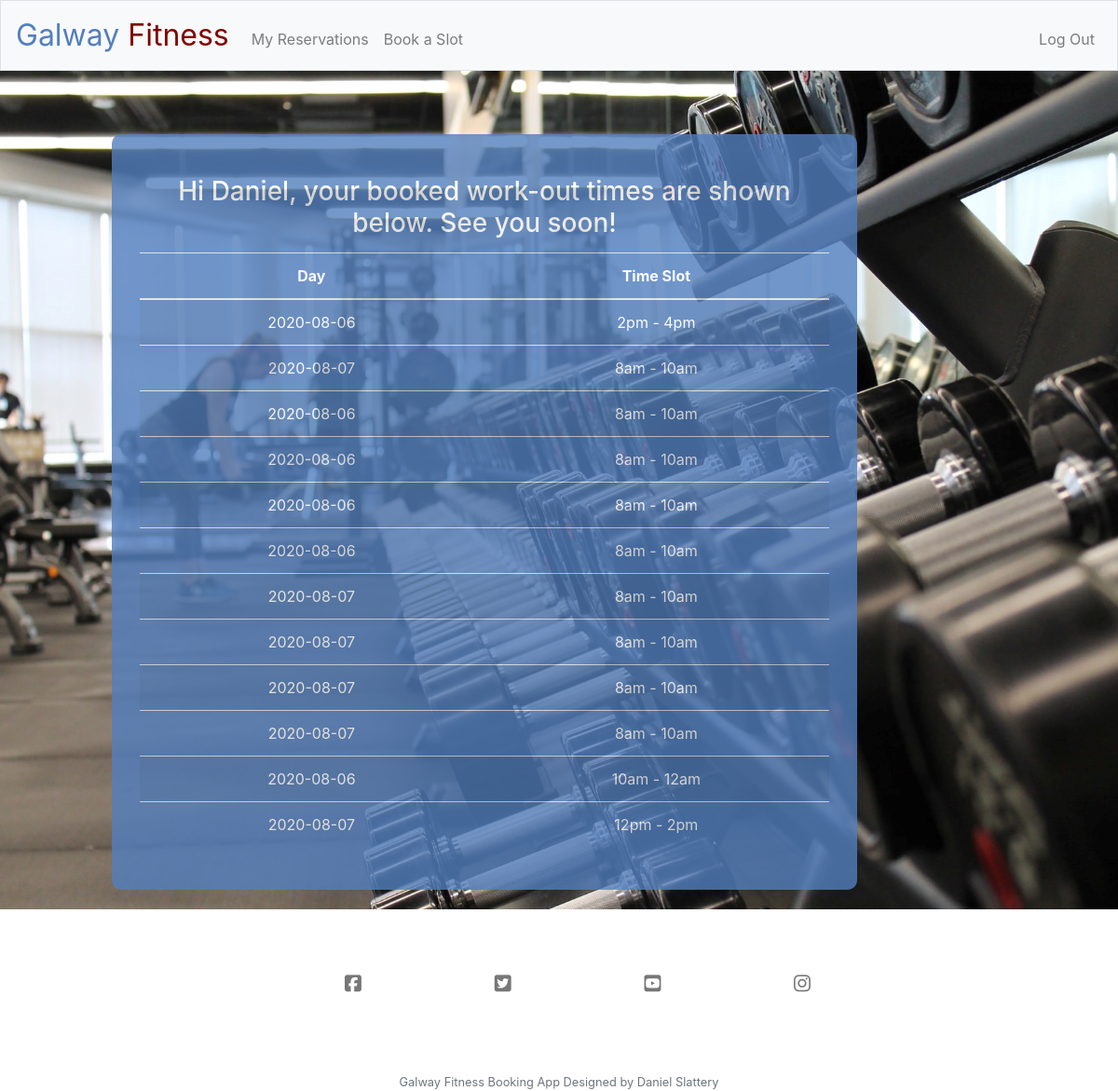
The page /reservations (signed in) on the database its author committed.
### tables this page shows
CREATE TABLE 'users' ('id' INTEGER PRIMARY KEY AUTOINCREMENT NOT NULL, 'username' TEXT NOT NULL, 'hash' TEXT NOT NULL);

CREATE TABLE 'timeslots' ('user_id' INT,'slot_id' text, 'date' date);

### application.py (the view)
@app.route("/reservations", methods=["GET", "POST"])
@login_required
def bookings():
    id = session["user_id"]
    usernames = db.execute("SELECT username FROM users WHERE id = :id", id=id)
    name = usernames[0]["username"]
    bookings = db.execute("SELECT * FROM timeslots WHERE user_id = :id", id=id)
    if not bookings:
        flash("You do not have any appointments!")
    return render_template("reservations.html", bookings=bookings, name=name)

### application.py (called while the page is built)
@app.after_request
def after_request(response):
    response.headers["Cache-Control"] = "no-cache, no-store, must-revalidate"
    response.headers["Expires"] = 0
    response.headers["Pragma"] = "no-cache"
    return response

### helpers.py (called while the page is built)
def login_required(f):
    @wraps(f)
    def decorated_function(*args, **kwargs):
        if session.get("user_id") is None:
            return redirect("/login")
        return f(*args, **kwargs)
    return decorated_function

### templates/reservations.html (shortened to what this page needs)
{% extends "layout.html" %}
{% block main %}
    <section class="book_main_body">
    <h3>Hi {{ name }}, your booked work-out times are shown below. See you soon!</h3>
    <table class="table table-striped">
        <thead>
            <tr>
                <th>Day</th>
                <th>Time Slot</th>
            </tr>
        </thead>
        <tbody>
            {% for booking in bookings %}
                <tr>
                    <td name="date">{{ booking["date"] }}</td>
                    <td name="time">{{ booking["slot_id"] }}</td>
                </tr>
            {% endfor %}
        </tbody>
    </table>
    </section>
{% endblock %}

### templates/layout.html (shortened to what this page needs)
<!DOCTYPE html>
<html lang="en">
    <head>
        <link href="https://maxcdn.bootstrapcdn.com/bootstrap/4.1.3/css/bootstrap.min.css" rel="stylesheet">
        <link href="/static/styles.css" rel="stylesheet">
    </head>
    <body>
        <nav class="navbar navbar-expand-md navbar-light bg-light border">
            <a class="navbar-brand" href="/"><span class="blue">Galway</span><span class="maroon"> Fitness</span></a>
            <div class="collapse navbar-collapse" id="navbar">
                {% if session.user_id %}
                    <ul class="navbar-nav mr-auto mt-2">
                        <li class="nav-item"><a class="nav-link" href="/reservations">My Reservations</a></li>
                        <li class="nav-item"><a class="nav-link" href="/book">Book a Slot</a></li>
                    </ul>
                    <ul class="navbar-nav ml-auto mt-2">
                        <li class="nav-item"><a class="nav-link" href="/logout">Log Out</a></li>
                    </ul>
                {% else %}
                    <ul class="navbar-nav ml-auto mt-2">
                        <li class="nav-item"><a class="nav-link" href="/register">Register</a></li>
                        <li class="nav-item"><a class="nav-link" href="/login">Log In</a></li>
                    </ul>
                {% endif %}
            </div>
        </nav>
        <div class="form-section">
        <main class="container p-5">
            {% block main %}{% endblock %}
        </main>
        </div>
        <footer class="small text-center text-muted">
          <ul class="social-networks">
            <li><a href="https://www.facebook.com" target="_blank"><i class="fab fa-facebook-square"></i></a></li>
            <li><a href="https://www.twitter.com" target="_blank"><i class="fab fa-twitter-square"></i></a></li>
            <li><a href="https://www.youtube.com" target="_blank"><i class="fab fa-youtube-square"></i></a></li>
            <li><a href="https://www.instagram.com" target="_blank"><i class="fab fa-instagram"></i></a></li>
          </ul>
            Galway Fitness Booking App Designed by Daniel Slattery
        </footer>
    </body>
</html>

### static/styles.css (style rules this page uses)
nav .navbar-brand { font-size: xx-large; }
nav .navbar-brand .blue { color: #537fbe; }
nav .navbar-brand .maroon { color: maroon; }
main { overflow-x: auto; text-align: center; }
.social-networks { text-align: center; }
.social-networks li { display:inline; }
.social-networks i { font-size: 160%; margin: 1%; padding: 5%; color: #777777; }
.form-section { clear: left; background: url("gym6.jpg"); background-size: cover; background-position: center; height: 900px; }
.book_main_body { margin-top: 20px; color: #fff; background-color: #537fbe; opacity: 0.8; max-width: 800px; position: absolute; left: 10%; padding: 30px; border-radius: 10px; }
.book_main_body h3 { margin: 15px; }

### rows shown on the page
users: username "Daniel"
timeslots: date "2020-08-06", slot_id "2pm - 4pm"
timeslots: date "2020-08-07", slot_id "8am - 10am"
timeslots: date "2020-08-06", slot_id "8am - 10am"
timeslots: date "2020-08-06", slot_id "8am - 10am"
timeslots: date "2020-08-06", slot_id "8am - 10am"
timeslots: date "2020-08-06", slot_id "8am - 10am"
timeslots: date "2020-08-07", slot_id "8am - 10am"
timeslots: date "2020-08-07", slot_id "8am - 10am"
timeslots: date "2020-08-07", slot_id "8am - 10am"
timeslots: date "2020-08-07", slot_id "8am - 10am"
timeslots: date "2020-08-06", slot_id "10am - 12am"
timeslots: date "2020-08-07", slot_id "12pm - 2pm"
